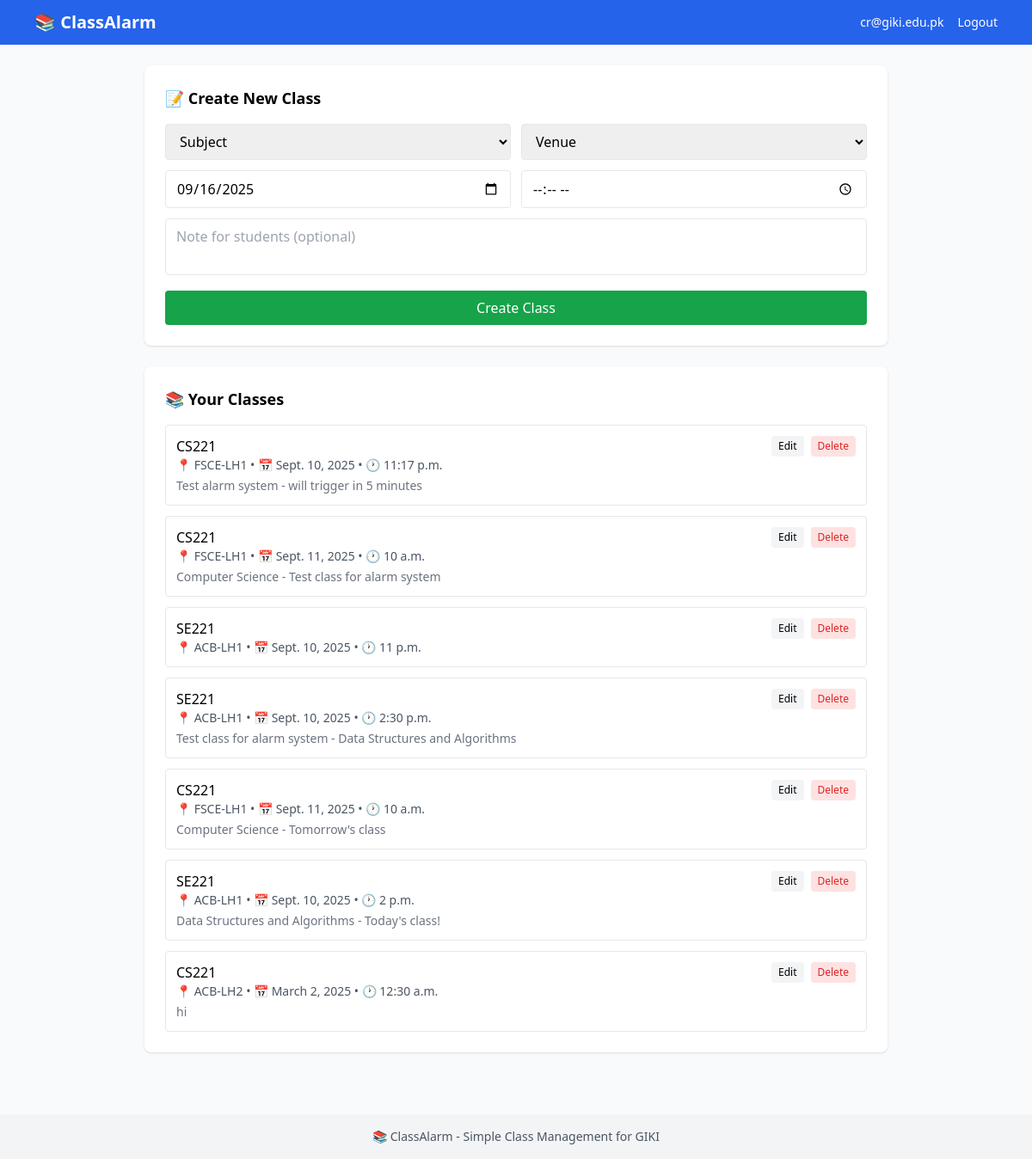
The page /cr-panel/ (signed in) on the database its author committed.
### users/models.py (models this page shows, shortened)
class User(AbstractUser):
    ROLE_CHOICES = [
        ('student', 'Student'),
        ('cr', 'Class Representative'),
    ]
    email = models.EmailField(unique=True, validators=[validate_giki_email])
    role = models.CharField(max_length=10, choices=ROLE_CHOICES, default='student')
    created_at = models.DateTimeField(auto_now_add=True)
    updated_at = models.DateTimeField(auto_now=True)
    USERNAME_FIELD = 'email'
    REQUIRED_FIELDS = ['username']
    class Meta:
        db_table = 'users'
        verbose_name = 'User'
        verbose_name_plural = 'Users'
    @property
    def is_cr(self):
        return self.role == 'cr'

### classes/models.py (models this page shows, shortened)
class ClassSchedule(models.Model):
    SUBJECT_CHOICES = [
        ('se221', 'SE221'),
        ('cs221', 'CS221'),
        ('ee201', 'EE201'),
        ('math101', 'MATH101'),
        ('phy201', 'PHY201'),
        ('is301', 'IS301'),
    ]
    VENUE_CHOICES = [
        ('acb-lh1', 'ACB-LH1'),
        ('acb-lh2', 'ACB-LH2'),
        ('acb-lh3', 'ACB-LH3'),
        ('acb-lh4', 'ACB-LH4'),
        ('acb-lh5', 'ACB-LH5'),
        ('acb-lh6', 'ACB-LH6'),
        ('acb-lh7', 'ACB-LH7'),
        ('fsce-lh1', 'FSCE-LH1'),
        ('fsce-lh2', 'FSCE-LH2'),
    ]
    created_by = models.ForeignKey(User, on_delete=models.CASCADE, related_name='created_classes')
    subject = models.CharField(max_length=10, choices=SUBJECT_CHOICES)
    venue = models.CharField(max_length=10, choices=VENUE_CHOICES)
    date = models.DateField()
    time = models.TimeField()
    note = models.TextField(blank=True, null=True)
    created_at = models.DateTimeField(auto_now_add=True)
    updated_at = models.DateTimeField(auto_now=True)
    class Meta:
        db_table = 'class_schedules'
        ordering = ['-created_at']
        verbose_name = 'Class Schedule'
        verbose_name_plural = 'Class Schedules'

### webapp/views.py (the view, shortened to what this page needs)
# urls.py: path('cr-panel/', views.cr_panel_view, name='cr_panel'),
@login_required
def cr_panel_view(request):
    if not request.user.is_cr:
        return render(request, 'webapp/error.html', {
            'error': 'Access denied. CR privileges required.'
        })
    classes = ClassSchedule.objects.filter(created_by=request.user).order_by('-created_at')
    context = {
        'classes': classes,
    }
    return render(request, 'webapp/cr_panel.html', context)

### templates/webapp/cr_panel.html (shortened to what this page needs)
{% extends 'webapp/base.html' %}
{% block content %}
<div class="space-y-6">
    <div class="bg-white rounded-lg shadow p-6">
        <h2 class="text-lg font-bold mb-4">📝 Create New Class</h2>
        <form method="post" class="space-y-3">
            <div class="grid grid-cols-2 gap-3">
                <select name="subject" required class="px-3 py-2 border rounded focus:outline-none focus:ring-2 focus:ring-blue-500">
                    <option value="">Subject</option>
                </select>
                <select name="venue" required class="px-3 py-2 border rounded focus:outline-none focus:ring-2 focus:ring-blue-500">
                    <option value="">Venue</option>
                </select>
            </div>
            <div class="grid grid-cols-2 gap-3">
                <input type="date" name="date" required value="{% now 'Y-m-d' %}"
                       class="px-3 py-2 border rounded focus:outline-none focus:ring-2 focus:ring-blue-500">
                <input type="time" name="time" required
                       class="px-3 py-2 border rounded focus:outline-none focus:ring-2 focus:ring-blue-500">
            </div>
            <div>
                <textarea name="note" rows="2" placeholder="Note for students (optional)"
                          class="w-full px-3 py-2 border rounded focus:outline-none focus:ring-2 focus:ring-blue-500 resize-none"></textarea>
            </div>
            <button type="submit" class="w-full px-4 py-2 bg-green-600 text-white rounded hover:bg-green-700">
                Create Class
            </button>
        </form>
    </div>
    <div class="bg-white rounded-lg shadow p-6">
        <h2 class="text-lg font-bold mb-4">📚 Your Classes</h2>
        {% if classes %}
            <div class="space-y-3">
                {% for class in classes %}
                    <div class="border rounded p-3 hover:bg-gray-50">
                        <div class="flex justify-between items-start">
                            <div class="flex-1">
                                <h3 class="font-medium">{{ class.get_subject_display }}</h3>
                                <div class="text-sm text-gray-600">
                                    📍 {{ class.get_venue_display }} • 📅 {{ class.date }} • 🕐 {{ class.time }}
                                </div>
                                {% if class.note %}
                                    <p class="text-sm text-gray-500 mt-1">{{ class.note }}</p>
                                {% endif %}
                            </div>
                            <div class="flex gap-2">
                                <a href="{% url 'admin:classes_classschedule_change' class.id %}"
                                   class="text-xs px-2 py-1 bg-gray-100 rounded hover:bg-gray-200">
                                    Edit
                                </a>
                                <a href="{% url 'admin:classes_classschedule_delete' class.id %}"
                                   class="text-xs px-2 py-1 bg-red-100 text-red-600 rounded hover:bg-red-200">
                                    Delete
                                </a>
                            </div>
                        </div>
                    </div>
                {% endfor %}
            </div>
        {% else %}
            <p class="text-gray-500 text-center py-6">No classes created yet.</p>
        {% endif %}
    </div>
</div>
{% endblock %}

### templates/webapp/base.html (shortened to what this page needs)
<!DOCTYPE html>
<html lang="en">
<head>
    <script src="https://cdn.tailwindcss.com"></script>
</head>
<body class="bg-gray-50">
    <nav class="bg-blue-600 text-white">
        <div class="max-w-6xl mx-auto px-4 py-3">
            <div class="flex justify-between items-center">
                <a href="{% url 'home' %}" class="text-xl font-bold">📚 ClassAlarm</a>
                {% if user.is_authenticated %}
                    <div class="flex items-center gap-4">
                        <span class="text-sm">{{ user.email }}</span>
                        <a href="{% url 'logout' %}" class="text-sm hover:underline">Logout</a>
                    </div>
                {% else %}
                    <div class="flex items-center gap-4">
                        <a href="{% url 'login' %}" class="text-sm hover:underline">Login</a>
                        <a href="{% url 'register' %}" class="text-sm bg-white text-blue-600 px-3 py-1 rounded hover:bg-gray-100">Sign Up</a>
                    </div>
                {% endif %}
            </div>
        </div>
    </nav>
    <main class="max-w-4xl mx-auto px-4 py-6">
        {% block content %}{% endblock %}
    </main>
    <footer class="bg-gray-100 mt-12">
        <div class="max-w-4xl mx-auto px-4 py-4 text-center text-gray-600 text-sm">
            <p>📚 ClassAlarm - Simple Class Management for GIKI</p>
        </div>
    </footer>
</body>
</html>

### rows shown on the page
User: email "cr@giki.edu.pk"
ClassSchedule: subject "CS221", venue "FSCE-LH1", date "Sept. 10, 2025", time "11:17 p.m.", note "Test alarm system - will trigger in 5 minutes"
ClassSchedule: subject "CS221", venue "FSCE-LH1", date "Sept. 11, 2025", time "10 a.m.", note "Computer Science - Test class for alarm system"
ClassSchedule: subject "SE221", venue "ACB-LH1", date "Sept. 10, 2025", time "11 p.m."
ClassSchedule: subject "SE221", venue "ACB-LH1", date "Sept. 10, 2025", time "2:30 p.m.", note "Test class for alarm system - Data Structures and Algorithms"
ClassSchedule: subject "CS221", venue "FSCE-LH1", date "Sept. 11, 2025", time "10 a.m.", note "Computer Science - Tomorrow's class"
ClassSchedule: subject "SE221", venue "ACB-LH1", date "Sept. 10, 2025", time "2 p.m.", note "Data Structures and Algorithms - Today's class!"
ClassSchedule: subject "CS221", venue "ACB-LH2", date "March 2, 2025", time "12:30 a.m.", note "hi"
